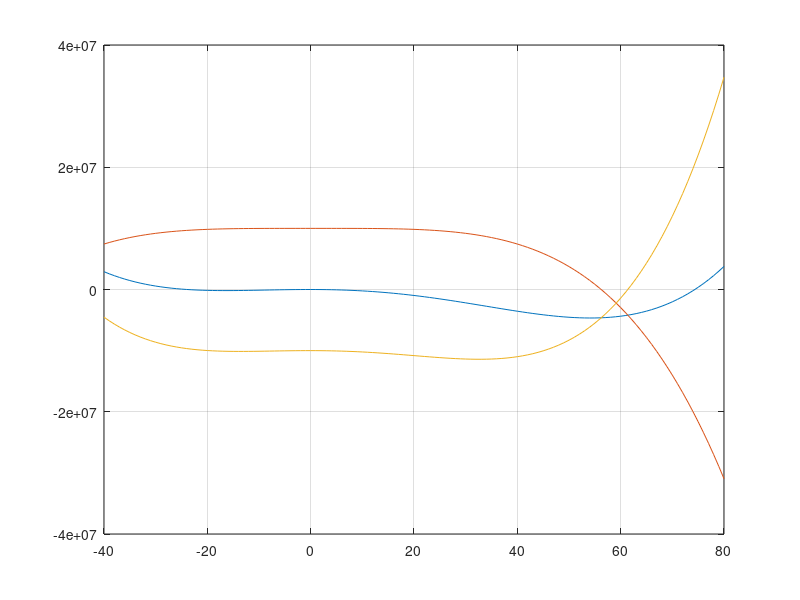

Source code (MATLAB):
clc;clear;close all
lb=-40;ub=80;
x=lb:ub;


y= x.^4-50*x.^3-1800*x.^2-800*x;
z=-x.^4+1e7;


OF=y-z


plot(x,y);grid on;hold on;plot(x,z);plot(x,OF)